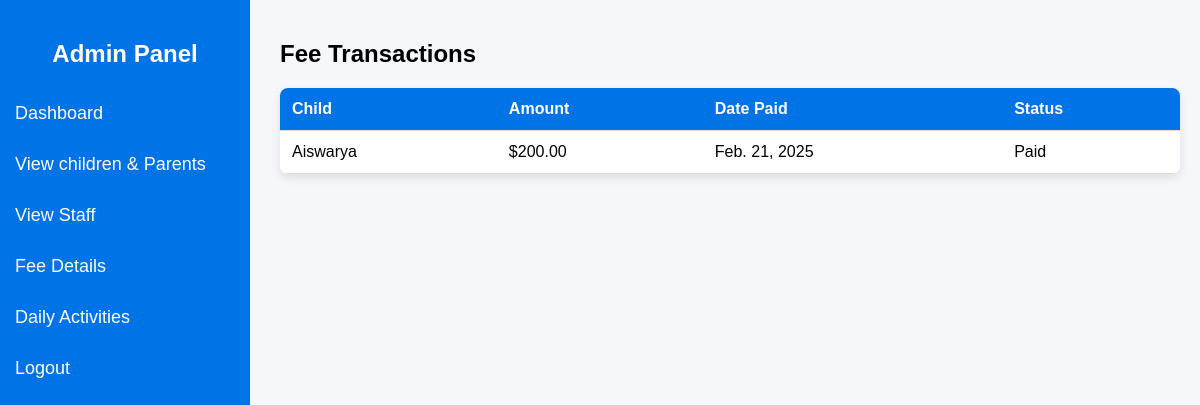
/viewfeedetails, run on the app's committed database.
### app/models.py (models this page shows, shortened)
class FeeTransaction(models.Model):
    child = models.ForeignKey(Child, on_delete=models.CASCADE, related_name="fees")
    amount = models.DecimalField(max_digits=10, decimal_places=2)
    date_paid = models.DateField(auto_now_add=True)
    status = models.CharField(
        max_length=20,
        choices=[("Paid", "Paid"), ("Pending", "Pending"), ("Overdue", "Overdue")],
        default="Pending"
    )

class Child(models.Model):
    staff = models.ForeignKey(Staf, on_delete=models.CASCADE, related_name="children")
    name = models.CharField(max_length=100)
    age = models.IntegerField()
    gender = models.CharField(max_length=10, choices=[("Male", "Male"), ("Female", "Female")])
    admission_date = models.DateField(auto_now_add=True)
    image = models.ImageField(upload_to="child_images/", blank=True, null=True)
    medical_health = models.TextField(blank=True, null=True)  # New Field for Health Records
    fee_status = models.CharField(
        max_length=20,
        choices=[("Paid", "Paid"), ("Pending", "Pending"), ("Overdue", "Overdue")],
        default="Pending"
    )  # New Field for Fee Status

### app/views.py (the view)
# urls.py: path('viewfeedetails',views.viewfeedetails,name='viewfeedetails'),
def viewfeedetails(request):
    fees = FeeTransaction.objects.all()
    return render(request, "admin/viewfeedetails.html", {"fees": fees})

### templates/admin/viewfeedetails.html (shortened to what this page needs)
<!DOCTYPE html>
<html lang="en">
<head>
</head>
<body>
    <div class="sidebar">
        <h2 style="text-align: center;">Admin Panel</h2>
        <a href="../adminhome">Dashboard</a>
        <a href="../viewparents">View children & Parents</a>
        <a href="../viewstaf">View Staff</a>
        <a href="../viewfeedetails">Fee Details</a>
        <a href="../dailyactivities">Daily Activities</a>
        <a href="../logout">Logout</a>
    </div>
    <div class="main-content">
        <h2>Fee Transactions</h2>
        <table>
            <thead>
                <tr>
                    <th>Child</th>
                    <th>Amount</th>
                    <th>Date Paid</th>
                    <th>Status</th>
                </tr>
            </thead>
            <tbody>
                {% for fee in fees %}
                <tr>
                    <td>{{ fee.child.name }}</td>
                    <td>${{ fee.amount }}</td>
                    <td>{{ fee.date_paid }}</td>
                    <td>{{ fee.status }}</td>
                </tr>
                {% empty %}
                <tr>
                    <td colspan="4" style="text-align: center;">No fee transactions found.</td>
                </tr>
                {% endfor %}
            </tbody>
        </table>
    </div>
</body>
</html>

### templates/admin/viewfeedetails.html (style rules this page uses)
body { font-family: 'Poppins', sans-serif; background-color: #f5f7fa; margin: 0; padding: 0; }
.sidebar { width: 250px; height: 100vh; background: #0073e6; position: fixed; top: 0; left: 0; padding-top: 20px; color: white; }
.sidebar a { display: block; padding: 15px; color: white; text-decoration: none; font-size: 18px; transition: 0.3s; }
.main-content { margin-left: 260px; padding: 20px; }
table { width: 100%; border-collapse: collapse; background: white; border-radius: 8px; overflow: hidden; box-shadow: 0 4px 10px rgba(0, 0, 0, 0.1); }
th, td { padding: 12px; text-align: left; border-bottom: 1px solid #ddd; }
th { background: #0073e6; color: white; }

### data on the page
FeeTransaction: child.name "Aiswarya", amount "200.00", date_paid "Feb. 21, 2025", status "Paid"
